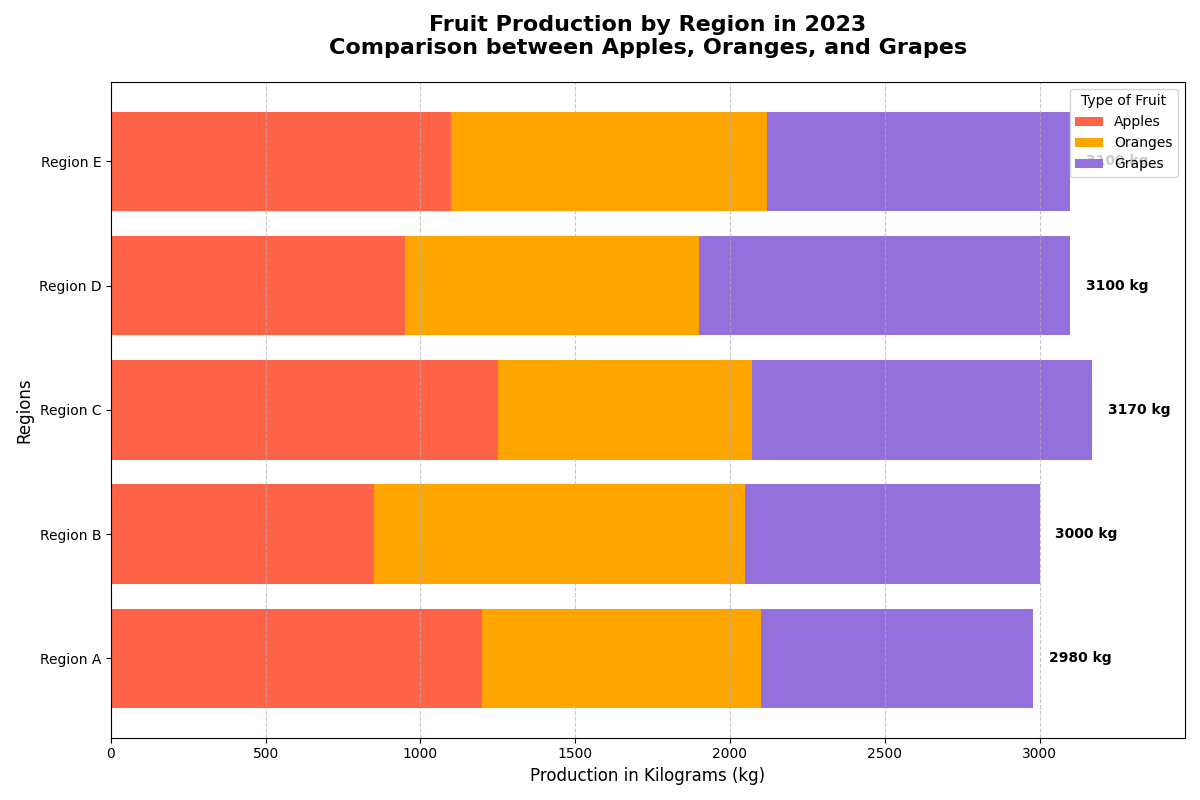

Reproduce this figure in Python.
import matplotlib.pyplot as plt
import numpy as np

# Define regions and production quantities in kilograms for the year 2023.
regions = ['Region A', 'Region B', 'Region C', 'Region D', 'Region E']
apples = [1200, 850, 1250, 950, 1100]
oranges = [900, 1200, 820, 950, 1020]
grapes = [880, 950, 1100, 1200, 980]

# Calculate total production for each region
total_production = np.array(apples) + np.array(oranges) + np.array(grapes)

# Create the horizontal bar chart
fig, ax = plt.subplots(figsize=(12, 8))

# Plot horizontal bars
ax.barh(regions, apples, label='Apples', color='#FF6347')
ax.barh(regions, oranges, left=apples, label='Oranges', color='#FFA500')
ax.barh(regions, grapes, left=np.array(apples) + np.array(oranges), label='Grapes', color='#9370DB')

# Titles and labels
ax.set_title("Fruit Production by Region in 2023\nComparison between Apples, Oranges, and Grapes", fontsize=16, fontweight='bold', pad=20)
ax.set_xlabel("Production in Kilograms (kg)", fontsize=12)
ax.set_ylabel("Regions", fontsize=12)
ax.set_xlim(0, max(total_production) + 300)

# Create a legend
ax.legend(title="Type of Fruit", loc='upper right')

# Add grid lines for better readability
ax.grid(axis='x', linestyle='--', alpha=0.7)

# Annotate text on the bars
for idx, (region, total) in enumerate(zip(regions, total_production)):
    ax.text(total + 50, idx, f"{total} kg", va='center', ha='left', fontsize=10, fontweight='bold')

# Automatically adjust layout to prevent overlap
plt.tight_layout()

# Show the plot
plt.show()
